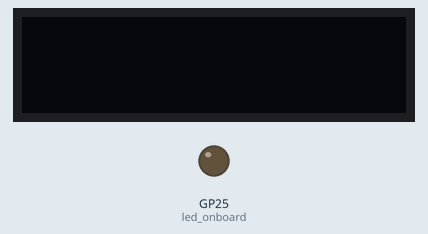
Bench run of a program on a simulated Raspberry Pi Pico running MicroPython. Shown: 128×32 one-colour display, output pins drawn as LEDs (lit = HIGH). Library files of the repository ran but are not shown: ds1307.py, ssd1306.py; pins used as bus, display or sensor lines are not drawn; what the program prints to the serial console is not drawn.

Above: at 0.1 s.
At 1.1 s:
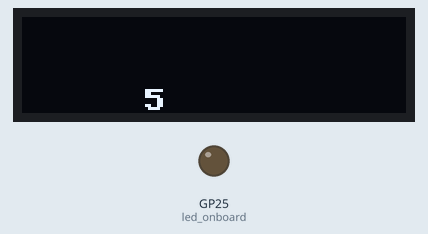
At 3.1 s:
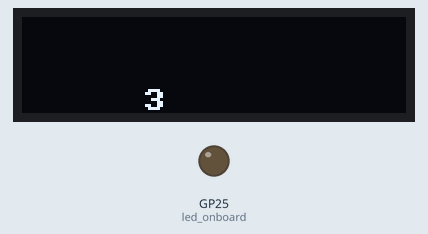
At 6.1 s:
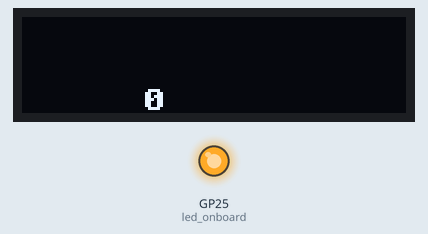
Timing chart, 0 to 36.6 s (numbered marks = the images above):
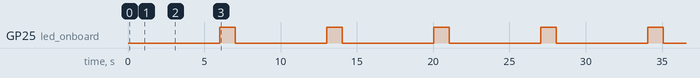

Measured:
- by itself, GP25 (led_onboard): alternates HIGH for 1.0 s and LOW for 6.0 s
- by itself, everything shown: repeats every 7.0 s, in 7 steps
- what the display in image 0 shows lasts 1.0 s, from 0.0 s to 1.0 s

The program:

teste_Timer.py
```python
from time import sleep
import machine
from machine import Pin, SPI
from machine import I2C, Pin
from ds1307 import DS1307
from ssd1306 import SSD1306_SPI

led_onboard = machine.Pin(25, machine.Pin.OUT)

i2c_SPI = SPI(0, 100000, mosi=Pin(19), sck=Pin(18))
oled = SSD1306_SPI(128, 32, i2c_SPI, Pin(17),Pin(20), Pin(16))

i2c_rtc = I2C(0,scl = Pin(1),sda = Pin(0),freq = 100000)

rtc = machine.RTC()

cont = 6
while True:
    sleep(1)
    print(cont-1)
    cont_string = str(cont-1)
    oled.text(cont_string, 40, 24, 1)
    oled.show()
    cont = cont - 1
    oled.fill(0)

    if cont == 0:

        oled.text(cont_string, 40, 24, 1)
        oled.show()
        led_onboard.value(1)
        sleep(1)
        led_onboard.value(0)
        oled.fill(0)
        cont = 6
```
